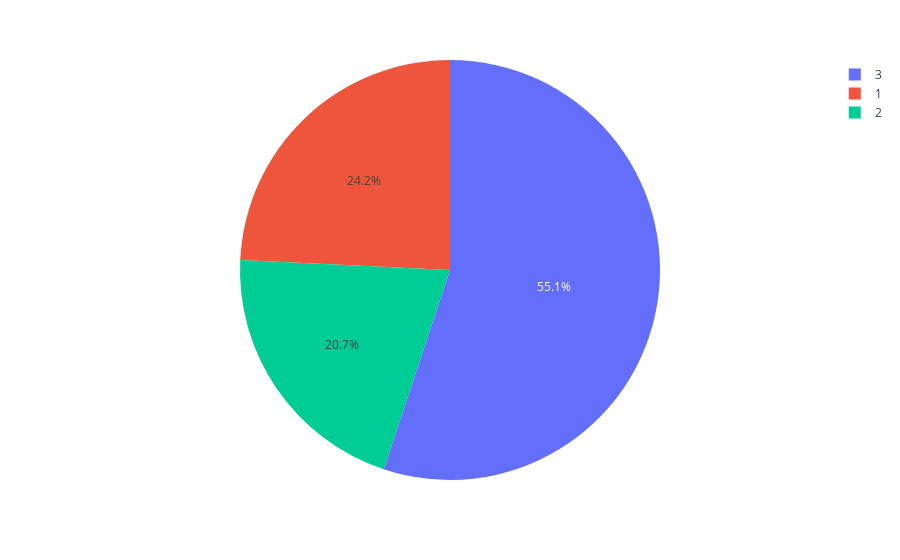

Here is the notebook cell this chart was saved with:
### Code cell
#Total_gender graph
dfclass = dftrainpclass
fig = px.pie(dfclass, values='total_Pclass', names='Pclass')
fig.show()

### Figure 1 — Plotly figure (JSON) as saved in the notebook; plotly's stock layout.template omitted (floating-point values rounded to 4 significant figures)
{"data": [{"domain": {"x": [0, 1], "y": [0, 1]}, "hovertemplate": "Pclass=%{label}<br>total_Pclass=%{value}<extra></extra>", "labels": [1, 2, 3], "legendgroup": "", "name": "", "showlegend": true, "type": "pie", "values": [216, 184, 491]}], "layout": {"legend": {"tracegroupgap": 0}, "margin": {"t": 60}}}
